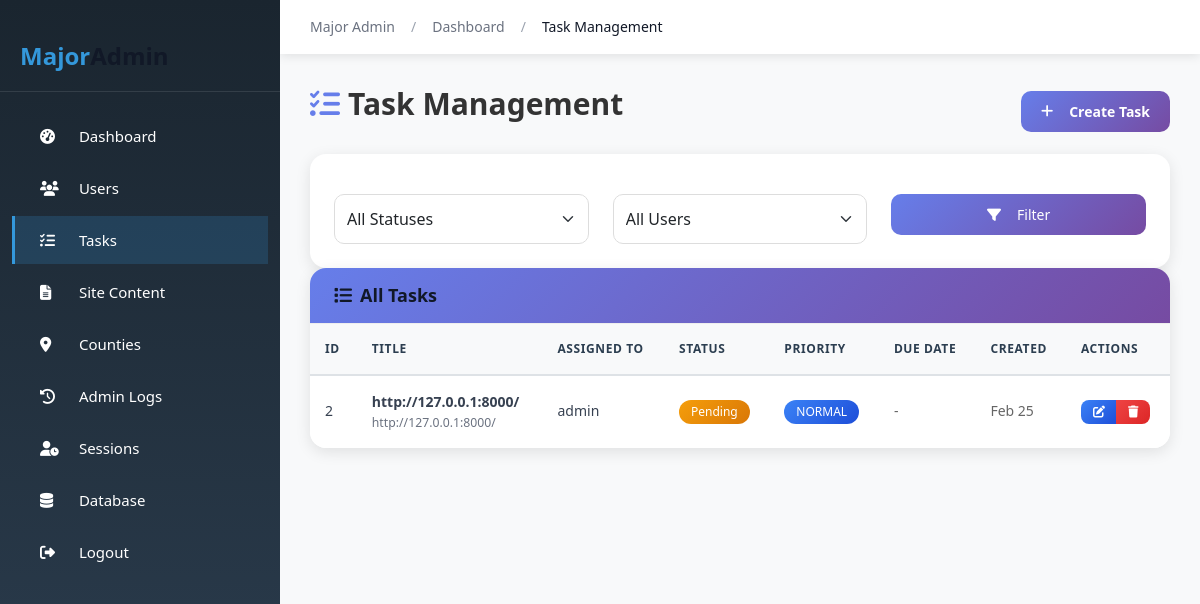
Screenshot of /majoradmin/tasks/ (signed in) with the database file from the repository.
### majoradmin/models.py (models this page shows, shortened)
class Task(models.Model):
    STATUS_CHOICES = [
        ('PENDING', 'Pending'),
        ('IN_PROGRESS', 'In Progress'),
        ('COMPLETED', 'Completed'),
        ('VERIFIED', 'Verified'),
        ('REJECTED', 'Rejected'),
    ]
    title = models.CharField(max_length=200)
    description = models.TextField()
    assigned_to = models.ForeignKey(User, on_delete=models.CASCADE, related_name='assigned_tasks')
    assigned_by = models.ForeignKey(User, on_delete=models.SET_NULL, null=True, related_name='created_tasks')
    status = models.CharField(max_length=20, choices=STATUS_CHOICES, default='PENDING')
    priority = models.CharField(max_length=20, default='NORMAL')
    due_date = models.DateTimeField(null=True, blank=True)
    created_at = models.DateTimeField(auto_now_add=True)
    updated_at = models.DateTimeField(auto_now=True)
    completed_at = models.DateTimeField(null=True, blank=True)
    verified_at = models.DateTimeField(null=True, blank=True)
    verified_by = models.ForeignKey(User, on_delete=models.SET_NULL, null=True, blank=True, related_name='verified_tasks')
    notes = models.TextField(blank=True)
    class Meta:
        ordering = ['-created_at']

### majoradmin/views.py (the view)
    def wrapper(request, *args, **kwargs):
        if not request.user.is_authenticated:
            return redirect('majoradmin_login')
        if not request.user.is_superuser:
            messages.error(request, 'Access denied. Superuser privileges required.')
            return redirect('dashboard')
        return view_func(request, *args, **kwargs)

### apartments/context_processors.py (called while the page is built, shortened)
def notification_count(request):
    from apartments.models import Notification, UserProfile
    unread_count = 0
    if request.user.is_authenticated:
        try:
            profile = request.user.profile
            user_role = profile.role if profile else None
            notifications = Notification.objects.filter(
                Q(recipient=request.user) | Q(recipient=None)
            )
            user_notifications = []
            for notif in notifications:
                if notif.recipient is not None and notif.recipient == request.user:
                    user_notifications.append(notif)
            unread_count = sum(1 for n in user_notifications if not n.is_read)
        except Exception:
            pass
    return {'unread_notification_count': unread_count}

### majoradmin/views.py (called while the page is built)
def major_admin_required(view_func):
    def wrapper(request, *args, **kwargs):
        if not request.user.is_authenticated:
            return redirect('majoradmin_login')
        if not request.user.is_superuser:
            messages.error(request, 'Access denied. Superuser privileges required.')
            return redirect('dashboard')
        return view_func(request, *args, **kwargs)
    return wrapper

@major_admin_required
def task_management(request):
    tasks = Task.objects.select_related('assigned_to', 'assigned_by').order_by('-created_at')
    status_filter = request.GET.get('status')
    if status_filter:
        tasks = tasks.filter(status=status_filter)
    assigned_to_filter = request.GET.get('assigned_to')
    if assigned_to_filter:
        tasks = tasks.filter(assigned_to__id=assigned_to_filter)
    context = {
        'tasks': tasks,
        'users': User.objects.filter(is_active=True),
    }
    return render(request, 'majoradmin/tasks.html', context)

### templates/majoradmin/tasks.html (shortened to what this page needs)
{% extends 'majoradmin/base.html' %}
{% block breadcrumb %}
<li class="breadcrumb-item"><a href="{% url 'majoradmin_dashboard' %}">Dashboard</a></li>
<li class="breadcrumb-item active">Task Management</li>
{% endblock %}
{% block page_content %}
<div class="row mb-4">
    <div class="col-12 d-flex justify-content-between align-items-center">
        <h2 style="color: #333; font-weight: 600;"><i class="fas fa-tasks me-2" style="color: #667eea;"></i>Task Management</h2>
        <a href="{% url 'majoradmin_create_task' %}" class="btn" style="background: linear-gradient(135deg, #667eea 0%, #764ba2 100%); color: white; border-radius: 10px; padding: 10px 20px; font-weight: 600;">
            <i class="fas fa-plus me-2"></i>Create Task
        </a>
    </div>
</div>
<div class="table-card" style="border-radius: 16px; overflow: hidden; box-shadow: 0 4px 15px rgba(0,0,0,0.1);">
    <div class="card-body" style="padding: 1.5rem;">
        <form method="GET" class="row g-3">
            <div class="col-md-4">
                <select name="status" class="form-select" style="border-radius: 10px; padding: 12px;">
                    <option value="">All Statuses</option>
                </select>
            </div>
            <div class="col-md-4">
                <select name="assigned_to" class="form-select" style="border-radius: 10px; padding: 12px;">
                    <option value="">All Users</option>
                </select>
            </div>
            <div class="col-md-4">
                <button type="submit" class="btn w-100" style="background: linear-gradient(135deg, #667eea 0%, #764ba2 100%); color: white; border-radius: 10px; font-weight: 500;">
                    <i class="fas fa-filter me-2"></i>Filter
                </button>
            </div>
        </form>
    </div>
</div>
<div class="table-card" style="border-radius: 16px; overflow: hidden; box-shadow: 0 4px 15px rgba(0,0,0,0.1);">
    <div class="card-header" style="background: linear-gradient(135deg, #667eea 0%, #764ba2 100%); color: white; padding: 1rem 1.5rem;">
        <h5 class="mb-0" style="font-weight: 600;"><i class="fas fa-list me-2"></i>All Tasks</h5>
    </div>
    <div class="card-body" style="padding: 0;">
        <div class="table-responsive">
            <table class="table table-hover mb-0" style="margin: 0;">
                <thead style="background: #f8f9fa;">
                    <tr>
                        <th style="padding: 15px;">ID</th>
                        <th style="padding: 15px;">Title</th>
                        <th style="padding: 15px;">Assigned To</th>
                        <th style="padding: 15px;">Status</th>
                        <th style="padding: 15px;">Priority</th>
                        <th style="padding: 15px;">Due Date</th>
                        <th style="padding: 15px;">Created</th>
                        <th style="padding: 15px;">Actions</th>
                    </tr>
                </thead>
                <tbody>
                    {% for task in tasks %}
                    <tr style="transition: all 0.2s;">
                        <td style="padding: 15px;">{{ task.id }}</td>
                        <td style="padding: 15px;">
                            <strong>{{ task.title }}</strong>
                            <small class="d-block text-muted">{{ task.description|truncatechars:30 }}</small>
                        </td>
                        <td style="padding: 15px;">{{ task.assigned_to.username }}</td>
                        <td style="padding: 15px;">
                            <span class="badge" style="background: linear-gradient(135deg, #f59e0b 0%, #d97706 100%); color: white; padding: 6px 12px; border-radius: 20px;">
                                {{ task.get_status_display }}
                            </span>
                        </td>
                        <td style="padding: 15px;">
                            {% if task.priority == 'HIGH' %}
                            <span class="badge" style="background: linear-gradient(135deg, #ef4444 0%, #dc2626 100%); color: white; padding: 6px 12px; border-radius: 20px;">HIGH</span>
                            {% elif task.priority == 'NORMAL' %}
                            <span class="badge" style="background: linear-gradient(135deg, #3b82f6 0%, #1d4ed8 100%); color: white; padding: 6px 12px; border-radius: 20px;">NORMAL</span>
                            {% else %}
                            <span class="badge" style="background: #6c757d; color: white; padding: 6px 12px; border-radius: 20px;">LOW</span>
                            {% endif %}
                        </td>
                        <td style="padding: 15px; color: #666;">
                            {% if task.due_date %}
                            {{ task.due_date|date:"M d, Y" }}
                            {% else %}
                            -
                            {% endif %}
                        </td>
                        <td style="padding: 15px; color: #666;">
                            {{ task.created_at|date:"M d" }}
                        </td>
                        <td style="padding: 15px;">
                            <div class="btn-group" role="group">
                                <a href="{% url 'majoradmin_edit_task' task.id %}" class="btn btn-sm" style="background: linear-gradient(135deg, #3b82f6 0%, #1d4ed8 100%); color: white; border-radius: 8px 0 0 8px;" title="Edit">
                                    <i class="fas fa-edit"></i>
                                </a>
                                <a href="{% url 'majoradmin_delete_task' task.id %}" class="btn btn-sm" style="background: linear-gradient(135deg, #ef4444 0%, #dc2626 100%); color: white; border-radius: 0 8px 8px 0;" title="Delete">
                                    <i class="fas fa-trash"></i>
                                </a>
                            </div>
                        </td>
                    </tr>
                    {% endfor %}
                </tbody>
            </table>
        </div>
    </div>
</div>
{% endblock %}

### templates/majoradmin/base.html (style rules this page uses)
:root { --primary-color: #2c3e50; --secondary-color: #3498db; --accent-color: #e74c3c; --sidebar-width: 280px; }
body { font-family: 'Segoe UI', Tahoma, Geneva, Verdana, sans-serif; background-color: #f8f9fa; }
.table-card { background: white; border-radius: 10px; box-shadow: 0 2px 15px rgba(0,0,0,0.1); overflow: hidden; }
.table-card .card-header { background: #f8f9fa; padding: 20px; border-bottom: 1px solid #eee; }
.table-card .card-body { padding: 0; }
.table { margin: 0; }
.table th { background: #f8f9fa; font-weight: 600; color: #2c3e50; border-bottom: 2px solid #dee2e6; padding: 15px; }
.table td { padding: 15px; vertical-align: middle; }
.form-control, .form-select { border-radius: 8px; padding: 12px 15px; border: 1px solid #ddd; }
.table-responsive { overflow-x: auto; }

### rows the page displays
Task: id "2", title "http://127.0.0.1:8000/", description "http://127.0.0.1:8000/", assigned_to.username "admin", status "Pending", priority "NORMAL", created_at "Feb 25"
